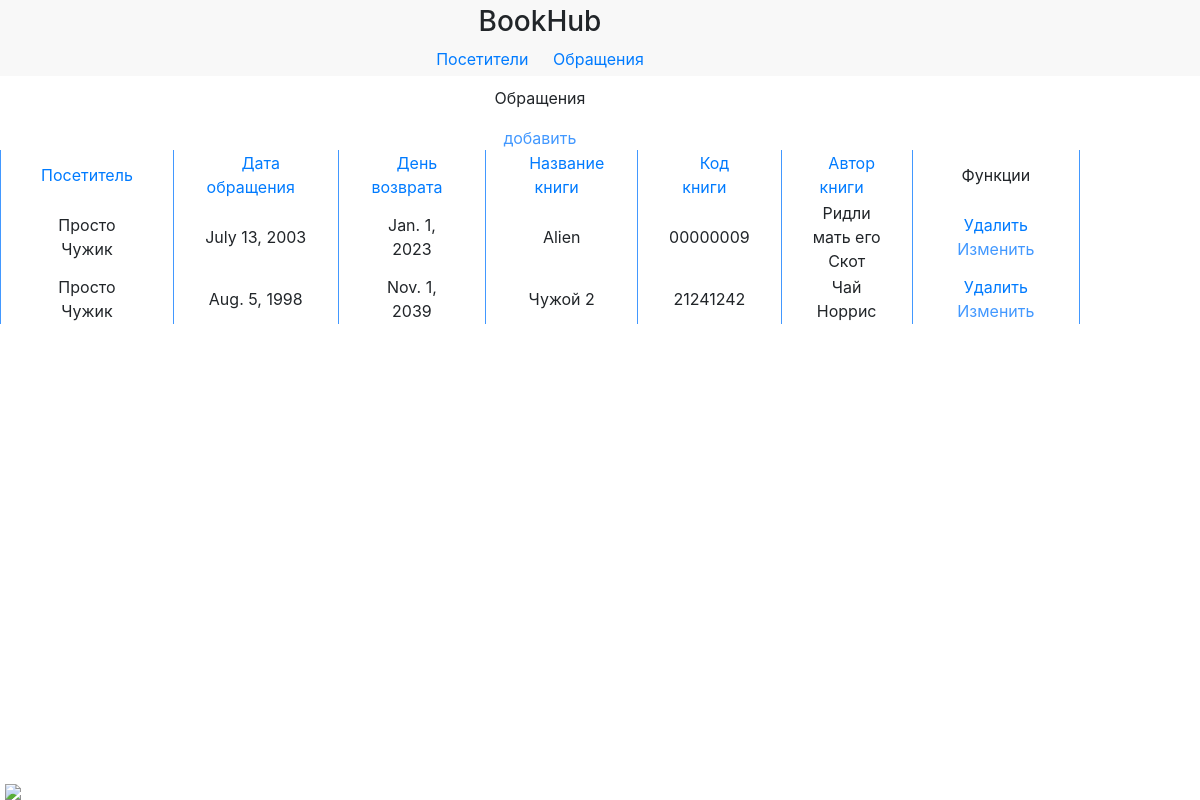
/history/?id=3, run on the app's committed database.
### app/models.py (models this page shows)
class Usage(models.Model):
    visitor = models.ForeignKey(
        Visitor,
        on_delete = models.CASCADE
        )
    date_on = models.DateField(
    )
    date_of = models.DateField(
    )
    book_name = models.CharField(
        max_length = 30
    )
    book_id = models.CharField(
        max_length = 8
    )
    book_author = models.CharField(
        max_length = 30
    )

class Visitor(models.Model):
    fio = models.CharField(
        max_length = 30
        )
    num = models.CharField(
        max_length = 8
    )
    birthday = models.DateField(
    )
    gender = models.CharField(
        max_length = 6,
        choices = gen
    )
    def __str__(self):
        return self.fio

### app/views.py (the view)
# urls.py: path('history/', HistoryView, name="history"),
def HistoryView(request):
        obj_id = int(request.GET.get('id'))
        model = Usage.objects.filter(visitor = obj_id)
        form = AddUsageForm()
        return render(
            request,
            'usages.html',
            {'form': form , 'model': model}
        )

### app/templates/usages.html (shortened to what this page needs)
<!DOCTYPE html>
<html>
    <head>
        <link rel="stylesheet" href="https://stackpath.bootstrapcdn.com/bootstrap/4.4.1/css/bootstrap.min.css">
    </head>
    <body>
        <header>
            <div class="content">
                <h3>BookHub</h3>
                <div class="menu">
                    <a href="{% url 'visitors' %}">Посетители</a>
                    <a href="{% url 'usages' %}">Обращения</a>
                </div>
            </div>
        </header>
        <div class="main">
            <div class="content">
                <p>Обращения</p><a style="color: #4298FF;" onclick="openForm()">добавить</a>
                <table>
                    <thead>
                        <tr>
                            <td>
                                <a href="?sort=visitor">Посетитель</a>
                            </td>
                            <td>
                                <a href="?sort=date_on">Дата обращения</a>
                            </td>
                            <td>
                                <a href="?sort=date_of">День возврата</a>
                            </td>
                            <td>
                                <a href="?sort=book_name">Название книги</a>
                            </td>
                            <td>
                                <a href="?sort=book_id">Код книги</a>
                            </td>
                            <td>
                                <a href="?sort6=book_author">Автор книги</a>
                            </td>
                            <td>Функции</td>
                        </tr>
                    </thead>
                    <tbody>
                        {% if model %}
                        {% for m in model %}
                        <tr>
                            <td>{{ m.visitor }}</td>
                            <td>{{ m.date_on }}</td>
                            <td>{{ m.date_of }}</td>
                            <td>{{ m.book_name }}</td>
                            <td>{{ m.book_id }}</td>
                            <td>{{ m.book_author }}</td>
                            <td>
                                <a href="{% url 'delusage' %}?id={{ m.id }}">Удалить</a>
                                <a onclick='openCF(this)' class="{{m.id}}" style="color: #4298FF;">Изменить</a>
                            </td>
                        </tr>
                        {% endfor %}
                        {% endif%}
                    </tbody>
                </table>
            </div>
        </div>
        <img class="snup" src="https://i.gifer.com/origin/bb/bb242e31f5faafce660bc89fd0f9d9ed_w200.gif">
    </body>
</html>

### app/templates/usages.html (style rules this page uses)
header { background-color: #F8F8F8; padding-bottom: 5px; padding-top: 5px; }
.content { width: 90%; text-align: center; }
.main { margin-top: 10px; }
a { margin-left: 10px; margin-right: 10px; }
table { margin: auto; }
td { border-left: 1px solid #4298FF; border-right: 1px solid #4298FF; padding-right: 30px; padding-left: 30px; }
.snup { position: fixed; bottom: 0px; left: 5px; }

### data on the page
Usage: visitor "Просто Чужик", date_on "July 13, 2003", date_of "Jan. 1, 2023", book_name "Alien", book_id "00000009", book_author "Ридли мать его Скот"
Usage: visitor "Просто Чужик", date_on "Aug. 5, 1998", date_of "Nov. 1, 2039", book_name "Чужой 2", book_id "21241242", book_author "Чай Норрис"
